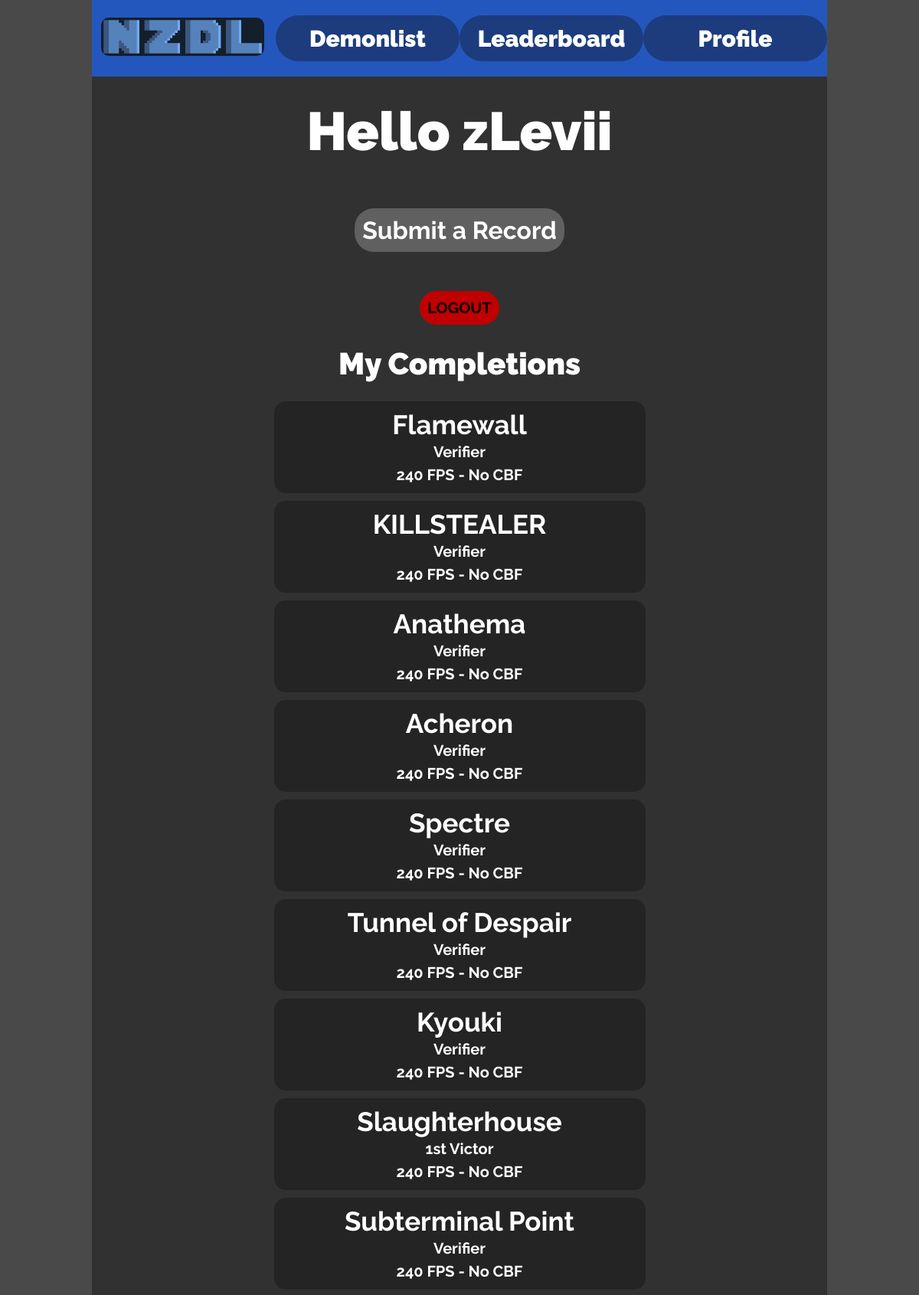
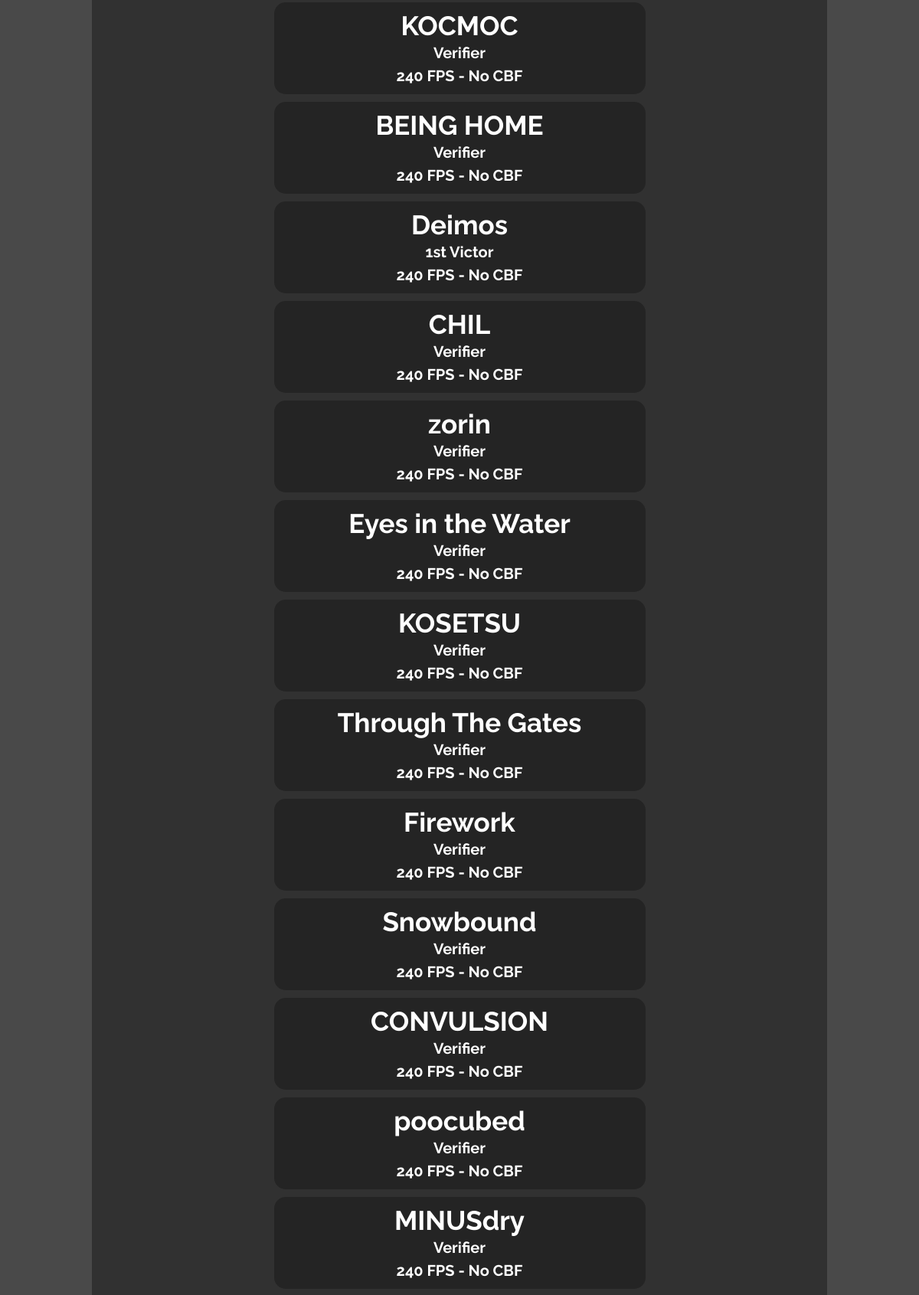
Screenshot of /profile (signed in, upper part) with the database file from the repository (2 pictures, top to bottom).
### app.py (models this page shows)
class Base(DeclarativeBase):
    pass

class Completions(Base):
    __tablename__ = "completions"
    id: Mapped[int] = mapped_column(primary_key=True)
    player_id: Mapped[int] = mapped_column(ForeignKey("users.id"))
    player: Mapped["Users"] = relationship(back_populates="user_completions")
    level_id: Mapped[int] = mapped_column(ForeignKey("levels.id"))
    level: Mapped["Levels"] = relationship(
        primaryjoin="Completions.level_id == Levels.id",
        back_populates="level_completions")
    completion_link: Mapped[str] = mapped_column(String())
    fps: Mapped[int] = mapped_column(Integer())
    cbf: Mapped[int] = mapped_column(Integer())
    accepted: Mapped[int] = mapped_column(Integer())
    index: Mapped[int] = mapped_column(Integer())

class Levels(Base):
    __tablename__ = "levels"
    id: Mapped[int] = mapped_column(primary_key=True)
    name: Mapped[str] = mapped_column(String())
    placement: Mapped[int] = mapped_column(Integer())
    verifier_id: Mapped[int] = mapped_column(ForeignKey("users.id"))
    verifier: Mapped["Users"] = relationship(
        primaryjoin="Levels.verifier_id == Users.id")
    verification_id: Mapped[int] = mapped_column(ForeignKey("completions.id"))
    verification: Mapped["Completions"] = relationship(
        primaryjoin="Levels.verification_id == Completions.id")
    publisher_id: Mapped[int] = mapped_column(ForeignKey("users.id"))
    publisher: Mapped["Users"] = relationship(
        primaryjoin="Levels.publisher_id == Users.id")
    level_completions: Mapped[list["Completions"]] = relationship(
        primaryjoin="Completions.level_id == Levels.id",
        back_populates="level")
    points: Mapped[int] = mapped_column(Integer())
    image_name: Mapped[str] = mapped_column(String())

### app.py (the view)
@app.route("/profile")
def profile():
    if IsLoggedIn():
        conn = db.session()
        playerID = GetUser().id
        beaten = conn.execute(text('''
    SELECT levels.name, completions.completion_link, completions.accepted,
    completions.\"index\", completions.FPS, completions.CBF
    FROM levels
    JOIN completions ON completions.level_id = levels.id
    WHERE levels.id in (
        SELECT level_id
        FROM completions
        WHERE player_id = :player_id
        AND accepted = 1)
    AND completions.player_id = :player_id
    ORDER BY levels.placement ASC;'''), {"player_id": playerID}).fetchall()
        return render_template(
            "profile.html",
            user=GetUser(),
            topText=f"Hello {GetUser().name}",
            title="Profile",
            isadmin=IsAdmin(),
            isowner=IsOwner(),
            userComps=beaten,
            cbfOptions=config.cbfOptions
        )
    else:
        return redirect("/login")

### app.py (called while the page is built)
def GetUser():
    if "user" in session:
        userID = session.get("user")
        if IsLoggedIn():
            return db.session.execute(
                select(Users).where(Users.id == userID)).scalar_one_or_none()
        else:
            return False
    else:
        return False

def IsLoggedIn():
    if "loggedin" in session:
        return session.get("loggedin")
    else:
        return False

def IsAdmin():
    if IsLoggedIn():
        if db.session.execute(
            select(Users.admin_rank_id).where(
                Users.id == GetUser().id)).scalar() > 1:
            return True
    return False

def IsOwner():
    if IsLoggedIn():
        if db.session().execute(
            select(Users.admin_rank_id).where(
                Users.id == GetUser().id)).scalar() == 3:
            return True
    else:
        return False

### templates/profile.html (shortened to what this page needs)
{% extends "layout.html" %}
{% block content %}
<br>
<h1><a class="generic-button" href="/submission">Submit a Record</a></h1>
<br>
<a class="logout-button" href="/logout">LOGOUT</a>
<h1 class="sub-heading">My Completions</h1>
{% if userComps %}
{% for completion in userComps %}
{% if completion[2] %}
<a href="{{completion[1]}}" target="_blank">
    <div class="completion-card">
        <p class="completion-card-content">{{completion[0]}}</p>
        {% if completion[3] == 0 %}
        <p class="completion-card-content completion-card-victor-desc">Verifier</p>
        {% elif completion[3] == 1 %}
        <p class="completion-card-content completion-card-victor-desc">1st Victor</p>
        {% elif completion[3] == 2 %}
        <p class="completion-card-content completion-card-victor-desc">2nd Victor</p>
        {% elif completion[3] == 3 %}
        <p class="completion-card-content completion-card-victor-desc">3rd Victor</p>
        {% else %}
        <p class="completion-card-content completion-card-victor-desc">{{completion[3]}}th Victor</p>
        {% endif %}
        <p class="completion-card-content completion-card-victor-desc">{{completion[4]}} FPS - {{cbfOptions[completion[5]]}}</p>
    </div>
</a>
{% endif %}
{% endfor %}
{% else %}
<h1>No Completions</h1>
{% endif %}
{% endblock %}

### static/styles.css (style rules this page uses)
* { font-family: "Raleway", sans-serif; font-optical-sizing: auto; font-weight: bold; font-style: normal; }
html, body { height: 100%; }
body { margin: 0 10vw 0 10vw; background-color: #494949; color: white; }
a { text-decoration: none; color: white; }
.generic-button { background-color: #606060; border-radius: 25px; text-align: center; padding: 10px }
.logout-button { background-color: #c00000; color: black; justify-content: center; align-items: center; text-align: center; display: block; margin: auto; margin-bottom: 20px; margin-top: 20px; padding: 10px; width: fit-content; border-radius: 30px; font-size: 20px; }
.sub-heading { font-size: 40px; font-weight: bolder; }
.completion-card { display: grid; grid-template-rows: 1fr 1fr 1fr; font-size: 35px; background-color: #242424; width: 50%; height: 100px; padding: 10px; margin: auto; border-radius: 15px; align-items: center; margin-top: 10px; }
.completion-card-content { margin: 0; }
.completion-card-victor-desc { font-size: 20px; }

### rows the page displays
Completions: name "Flamewall", index "Verifier", FPS "240", CBF "No CBF"
Completions: name "KILLSTEALER", index "Verifier", FPS "240", CBF "No CBF"
Completions: name "Anathema", index "Verifier", FPS "240", CBF "No CBF"
Completions: name "Acheron", index "Verifier", FPS "240", CBF "No CBF"
Completions: name "Spectre", index "Verifier", FPS "240", CBF "No CBF"
Completions: name "Tunnel of Despair", index "Verifier", FPS "240", CBF "No CBF"
Completions: name "Kyouki", index "Verifier", FPS "240", CBF "No CBF"
Completions: name "Slaughterhouse", index "1st Victor", FPS "240", CBF "No CBF"
Completions: name "Subterminal Point", index "Verifier", FPS "240", CBF "No CBF"
Completions: name "KOCMOC", index "Verifier", FPS "240", CBF "No CBF"
Completions: name "BEING HOME", index "Verifier", FPS "240", CBF "No CBF"
Completions: name "Deimos", index "1st Victor", FPS "240", CBF "No CBF"
Completions: name "CHIL", index "Verifier", FPS "240", CBF "No CBF"
Completions: name "zorin", index "Verifier", FPS "240", CBF "No CBF"
Completions: name "Eyes in the Water", index "Verifier", FPS "240", CBF "No CBF"
Completions: name "KOSETSU", index "Verifier", FPS "240", CBF "No CBF"
Completions: name "Through The Gates", index "Verifier", FPS "240", CBF "No CBF"
Completions: name "Firework", index "Verifier", FPS "240", CBF "No CBF"
Completions: name "Snowbound", index "Verifier", FPS "240", CBF "No CBF"
Completions: name "CONVULSION", index "Verifier", FPS "240", CBF "No CBF"
Completions: name "poocubed", index "Verifier", FPS "240", CBF "No CBF"
Completions: name "MINUSdry", index "Verifier", FPS "240", CBF "No CBF"

### other values shown
{{ topText }} "Hello zLevii"
